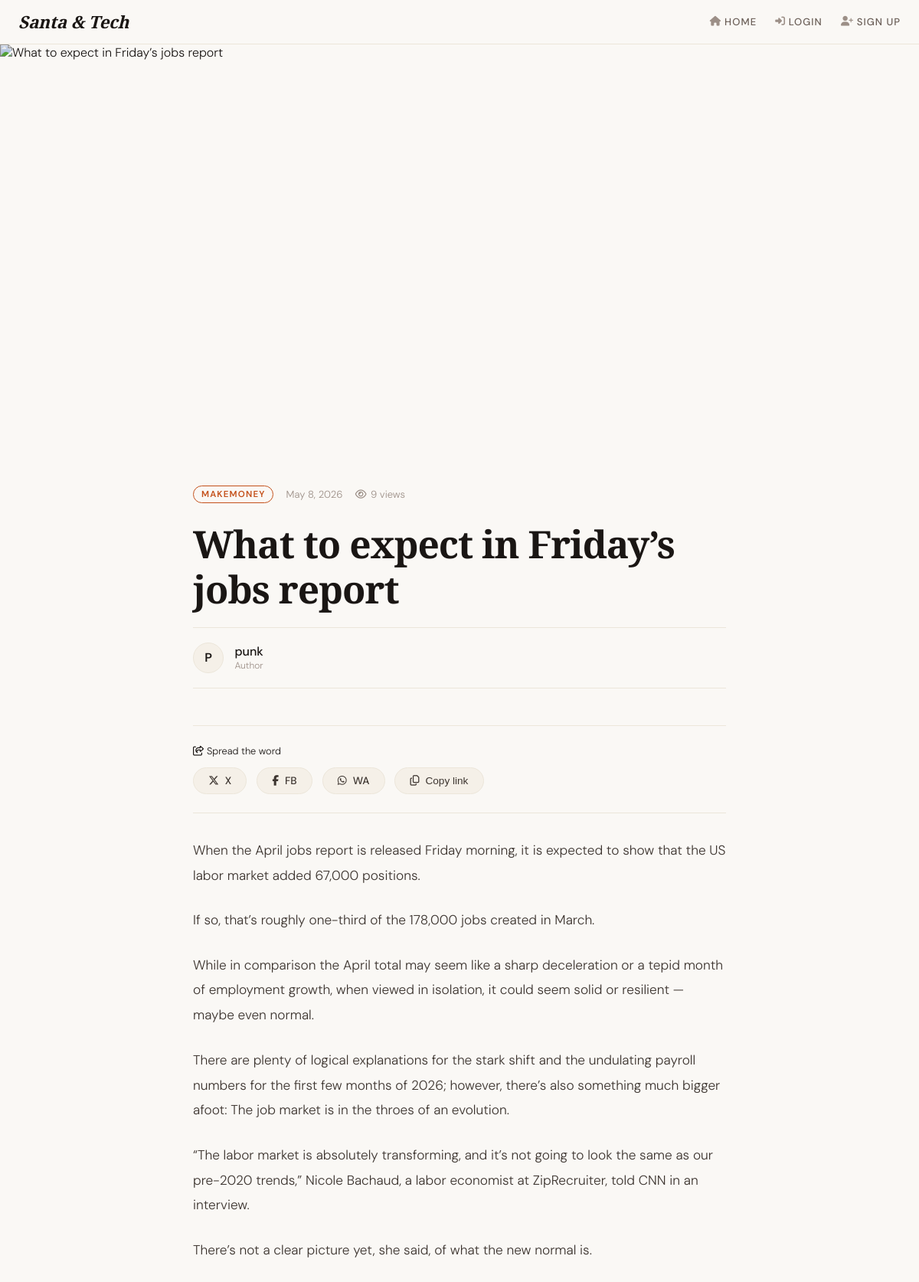
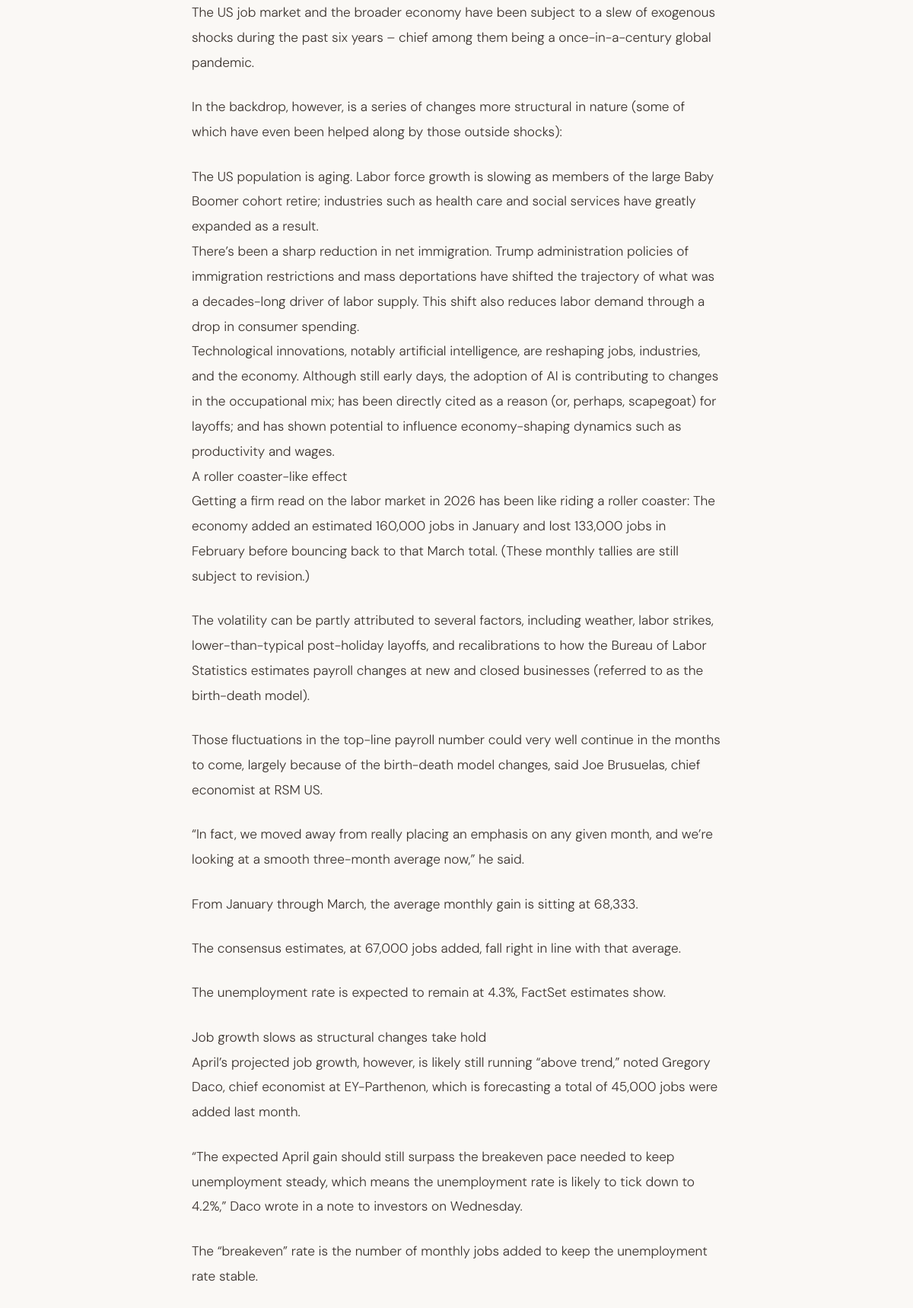
Screenshot of /post/what-to-expect-in-fridays-jobs-report/ (upper part) with the database file from the repository (2 pictures, top to bottom).
### blogs/models.py (models this page shows, shortened)
class Post(models.Model):
    class Category(models.TextChoices):
        NEWS = 'news', 'News'
        EDUCATION = 'education', 'Education'
        MAKEMONEY = 'makemoney', 'Makemoney'
        DIGITAL = 'digital', 'Digital'
        TECHNOLOGY = 'technology', 'Technology'
    title = models.CharField(max_length=200)
    content = models.TextField()
    image = CloudinaryField('image', blank=True, null=True)
    created_at = models.DateTimeField(auto_now_add=True)
    author = models.ForeignKey(User, on_delete=models.CASCADE)
    views = models.PositiveIntegerField(default=0)
    slug = models.SlugField(max_length=200, unique=True)
    category = models.CharField(
        max_length=15,
        choices=Category.choices,
        default=Category.TECHNOLOGY
    )
    def save(self, *args, **kwargs):
        if not self.slug:
            import uuid
            self.slug = slugify(self.title) + "-" + str(uuid.uuid4())[:6]
        super().save(*args, **kwargs)

class User(AbstractBaseUser, PermissionsMixin):
    class UserType(models.TextChoices):
        READER = 'reader', 'Reader'
        AUTHOR = 'author', 'Author'
        ADMIN = 'admin', 'Admin'
    id = models.AutoField(primary_key=True)
    username = models.CharField(max_length=150, unique=True)
    email = models.EmailField(unique=True)
    earnings = models.DecimalField(max_digits=10, decimal_places=2, default=0.00)
    userType = models.CharField(
        max_length=10,
        choices=UserType.choices,
        default=UserType.READER
    )
    is_staff = models.BooleanField(default=False)
    is_active = models.BooleanField(default=True)
    date_joined = models.DateTimeField(auto_now_add=True)
    updated_at = models.DateTimeField(auto_now=True)
    profile_picture = CloudinaryField('profile_picture', blank=True, null=True)
    objects = CustomUserManager()
    USERNAME_FIELD = 'email'
    REQUIRED_FIELDS = ['username']

### blogs/views.py (the view, shortened to what this page needs)
# urls.py: path('post/<slug:slug>/', views.post, name='post'),
def post(request, slug):
    post = get_object_or_404(Post, slug=slug)
    post.views += 1
    if post.views % 1000 == 0:
        post.author.earnings += Decimal('1.00')
        post.author.save()
    post.save()
    comments = post.comments.filter(parent__isnull=True).order_by("-created_at")
    return render(request, "SinglePost.html", {
        "post": post,
        "comments": comments
    })

### blogs/templates/SinglePost.html (shortened to what this page needs)
<!DOCTYPE html>
<html lang="en">
<head>
    <link rel="stylesheet" href="https://cdnjs.cloudflare.com/ajax/libs/font-awesome/6.5.1/css/all.min.css">
</head>
<body>
    <nav>
        <div class="nav-container">
            <a href="/" class="nav-brand">Santa &amp; Tech</a>
            <div class="nav-links-wrapper" id="navLinksWrapper">
                <ul class="nav-links">
                    <li><i class="fas fa-home"></i> <a href="/">Home</a></li>
                    {% if user.is_authenticated %}
                        <li><i class="fas fa-chart-bar"></i> <a href="{% url 'dashboard' %}">Dashboard</a></li>
                        <li><i class="fas fa-sign-out-alt"></i> <a href="{% url 'logout' %}">Logout</a></li>
                    {% else %}
                        <li><i class="fas fa-sign-in-alt"></i> <a href="{% url 'login' %}">Login</a></li>
                        <li><i class="fas fa-user-plus"></i> <a href="{% url 'signup' %}">Sign Up</a></li>
                    {% endif %}
                </ul>
            </div>
        </div>
    </nav>
    {% if post.image %}
    <div class="post-hero">
        <img src="{{ post.image.url }}" alt="{{ post.title }}">
    </div>
    {% endif %}
    <div class="post-wrapper">
        <div class="post-meta">
            <span class="meta-tag">{{ post.category }}</span>
            <span class="meta-date">{{ post.created_at|date:"F j, Y" }}</span>
            <span class="meta-views">
                <i class="far fa-eye"></i> {{ post.views }} views
            </span>
        </div>
        <h1 class="post-title">{{ post.title }}</h1>
        <div class="author-bar">
            <div class="author-avatar">{{ post.author.username|slice:":1"|upper }}</div>
            <div>
                <div class="author-name" style="font-weight: 500;">{{ post.author.get_full_name|default:post.author.username }}</div>
                <div class="author-label" style="font-size: 0.75rem; color: var(--ink-muted);">Author</div>
            </div>
        </div>
        <div class="share-section">
            <div style="font-size: 0.8rem; margin-bottom: 0.8rem;"><i class="fa-regular fa-share-from-square"></i> Spread the word</div>
            <div class="share-buttons">
                <a href="#" class="share-btn" id="shareX"><i class="fa-brands fa-x-twitter"></i> X</a>
                <a href="#" class="share-btn" id="shareFacebook"><i class="fa-brands fa-facebook-f"></i> FB</a>
                <a href="#" class="share-btn" id="shareWhatsApp"><i class="fa-brands fa-whatsapp"></i> WA</a>
                <button class="share-btn" id="copyLinkBtn"><i class="fa-regular fa-copy"></i> Copy link</button>
            </div>
        </div>
        <div class="post-content">
            {{ post.content|safe|linebreaks }}
        </div>
    </div>
</body>
</html>

### blogs/templates/SinglePost.html (style rules this page uses)
*, *::before, *::after { box-sizing: border-box; margin: 0; padding: 0; }
:root { --ink: #1a1614; --ink-mid: #3d3530; --ink-soft: #6b5f58; --ink-muted: #9c8f87; --paper: #faf8f5; --paper-warm: #f5f0e8; --paper-mid: #ece6da; --accent: #c4501a; --accent-soft: #e8d5c4; --serif: 'Playfair Display', Georgia, serif; --sans: 'DM Sans', system-ui, sans-serif; --shadow-sm: 0 6px 20px rgba(0, 0, 0, 0.05); }
body { background: var(--paper); color: var(--ink); font-family: var(--sans); font-weight: 300; min-height: 100vh; }
nav { position: sticky; top: 0; z-index: 1000; background: rgba(250, 248, 245, 0.96); backdrop-filter: blur(12px); border-bottom: 1px solid var(--paper-mid); padding: 0.8rem 1.5rem; }
.nav-container { max-width: 1400px; margin: 0 auto; display: flex; align-items: center; justify-content: space-between; flex-wrap: wrap; }
.nav-brand { font-family: var(--serif); font-style: italic; font-size: 1.4rem; font-weight: 700; color: var(--ink); text-decoration: none; letter-spacing: -0.01em; transition: opacity 0.2s; }
.nav-links-wrapper { display: flex; align-items: center; }
.nav-links { display: flex; gap: 1.5rem; list-style: none; align-items: center; flex-wrap: wrap; margin: 0; transition: all 0.3s cubic-bezier(0.2, 0.9, 0.4, 1.1); }
.nav-links li { display: flex; align-items: center; gap: 0.3rem; }
.nav-links a { font-size: 0.82rem; font-weight: 500; letter-spacing: 0.08em; text-transform: uppercase; color: var(--ink-soft); text-decoration: none; transition: color 0.2s; white-space: nowrap; }
.nav-links i { font-size: 0.8rem; color: var(--ink-muted); }
.post-hero { width: 100%; max-height: 520px; overflow: hidden; position: relative; }
.post-hero img { width: 100%; height: 520px; object-fit: cover; display: block; filter: brightness(0.92); }
.post-hero::after { content: ''; position: absolute; inset: 0; background: linear-gradient(to bottom, transparent 50%, var(--paper) 100%); pointer-events: none; }
.post-wrapper { max-width: 760px; margin: 0 auto; padding: 0 2rem 6rem; }
.post-meta { display: flex; align-items: center; gap: 1rem; flex-wrap: wrap; margin: 3.5rem 0 1.5rem; }
.meta-tag { font-size: 0.72rem; font-weight: 600; letter-spacing: 0.1em; text-transform: uppercase; color: var(--accent); border: 1px solid var(--accent); padding: 3px 10px; border-radius: 30px; }
.meta-date, .meta-views { font-size: 0.82rem; color: var(--ink-muted); display: flex; align-items: center; gap: 0.35rem; }
.post-title { font-family: var(--serif); font-size: clamp(2rem, 5vw, 3.1rem); font-weight: 700; line-height: 1.2; letter-spacing: -0.02em; color: var(--ink); margin-bottom: 1.2rem; }
.author-bar { display: flex; align-items: center; gap: 0.9rem; padding: 1.2rem 0; border-top: 1px solid var(--paper-mid); border-bottom: 1px solid var(--paper-mid); margin-bottom: 3rem; }
.author-avatar { width: 40px; height: 40px; border-radius: 50%; background: var(--paper-warm); border: 1.5px solid var(--paper-mid); display: flex; align-items: center; justify-content: center; font-weight: 600; }
.share-section { margin: 2rem 0 2rem; padding: 1.5rem 0; border-top: 1px solid var(--paper-mid); border-bottom: 1px solid var(--paper-mid); }
.share-buttons { display: flex; gap: 0.8rem; flex-wrap: wrap; }
.share-btn { display: inline-flex; align-items: center; gap: 0.5rem; padding: 0.5rem 1.2rem; border-radius: 40px; font-size: 0.85rem; font-weight: 500; background: var(--paper-warm); color: var(--ink-mid); border: 1px solid var(--paper-mid); cursor: pointer; transition: all 0.2s; text-decoration: none; }
.post-content { font-size: 1.08rem; line-height: 1.9; color: var(--ink-mid); }
.post-content p { margin-bottom: 1.6rem; }

### rows the page displays
Post: category "MAKEMONEY", created_at "May 8, 2026", views "9", title "What to expect in Friday’s jobs report", author.username "P", author.get_full_name "punk", content "When the April jobs report is released Friday morning, it is expected to show that the US labor market added 67,000 positions. If so, that’s roughly one-third of the 178,000 jobs created in March. While in comparison the April total may seem like a sharp deceleration or a tepid month of employment growth, when viewed in isolation, it could seem solid or resilient — maybe even normal. There are plenty of logical explanations for the stark shift and the undulating payroll numbers for the first few months of 2026; however, there’s also something much bigger afoot: The job market is in the throes of an evolution. “The labor market is absolutely transforming, and it’s not going to look the same…"
